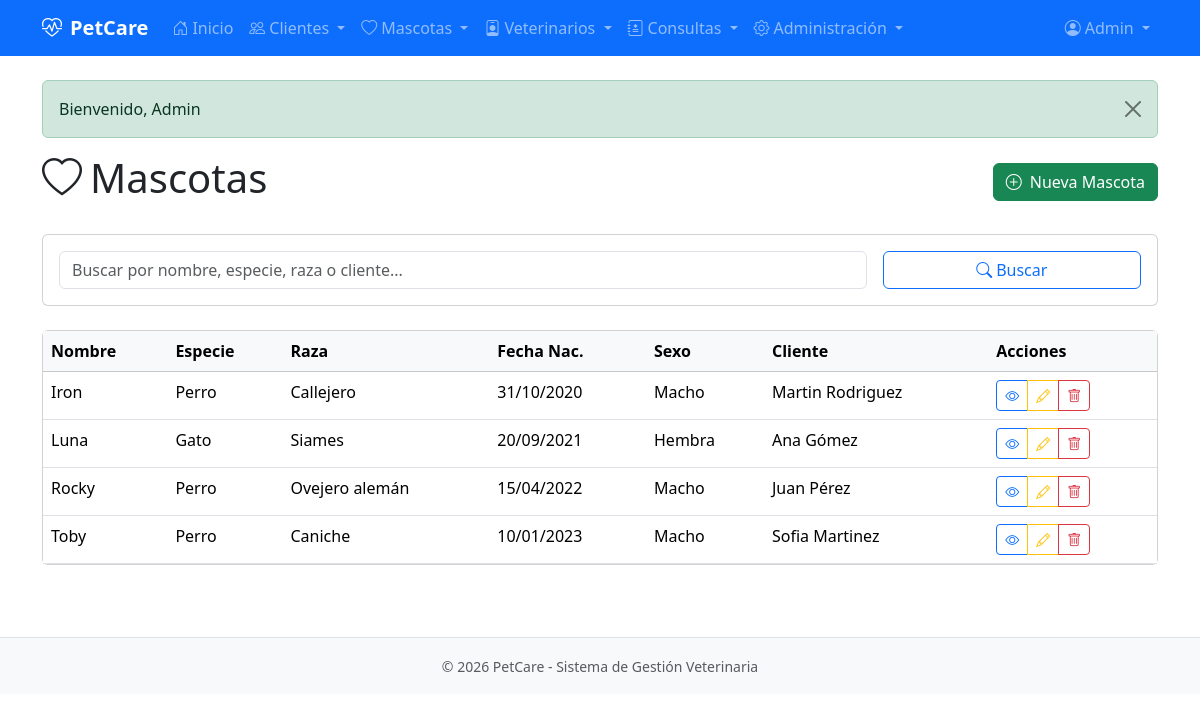
The app's page /pages/mascota/listar.php (signed in) with its own data.
### tables this page shows
CREATE TABLE usuarios (
    id_usuario INT AUTO_INCREMENT PRIMARY KEY,
    nombre VARCHAR(50) NOT NULL,
    apellido VARCHAR(50) NOT NULL,
    email VARCHAR(100) NOT NULL UNIQUE,
    password VARCHAR(255) NOT NULL,
    telefono VARCHAR(20),
    id_rol INT NOT NULL DEFAULT 3,
    activo TINYINT(1) NOT NULL DEFAULT 1,
    fecha_registro TIMESTAMP DEFAULT CURRENT_TIMESTAMP,
    CONSTRAINT fk_usuarios_roles FOREIGN KEY (id_rol) REFERENCES roles(id_rol)
);

CREATE TABLE mascotas (
    id_mascota INT AUTO_INCREMENT PRIMARY KEY,
    nombre VARCHAR(50) NOT NULL,
    especie VARCHAR(30) NOT NULL,
    raza VARCHAR(50),
    fecha_nacimiento DATE,
    sexo VARCHAR(10),
    id_cliente INT NOT NULL,
    CONSTRAINT fk_mascotas_clientes FOREIGN KEY (id_cliente) REFERENCES clientes(id_cliente) ON DELETE CASCADE
);

CREATE TABLE clientes (
    id_cliente INT AUTO_INCREMENT PRIMARY KEY,
    dni VARCHAR(15) NOT NULL UNIQUE,
    nombre VARCHAR(50) NOT NULL,
    apellido VARCHAR(50) NOT NULL,
    telefono VARCHAR(20)
);

### includes/auth.php (called while the page is built, shortened)
<?php
function isLoggedIn() {
    return isset($_SESSION['user_id']);
}
function getCurrentUser() {
    $db = getDB();
    $stmt = $db->prepare("SELECT u.*, r.nombre as rol_nombre FROM usuarios u LEFT JOIN roles r ON u.id_rol = r.id_rol WHERE u.id_usuario = ?");
    $stmt->execute([$_SESSION['user_id']]);
    return $stmt->fetch();
}

### includes/functions.php (called while the page is built, shortened)
<?php
function getAllMascotas($search = '') {
    $db = getDB();
    $sql = "SELECT m.*, c.nombre as cliente_nombre, c.apellido as cliente_apellido
            FROM mascotas m
            JOIN clientes c ON m.id_cliente = c.id_cliente
            WHERE 1=1";
    $params = [];
    $sql .= " ORDER BY m.nombre";
    $stmt = $db->prepare($sql);
    $stmt->execute($params);
    return $stmt->fetchAll();
}

### pages/mascota/listar.php (the view, shortened to what this page needs)
<?php
require_once dirname(__DIR__, 2) . '/includes/auth.php';
require_once dirname(__DIR__, 2) . '/includes/functions.php';
require_once dirname(__DIR__, 2) . '/includes/header.php';
$pageTitle = 'Mascotas';
$search = $_GET['search'] ?? '';
$mascotas = getAllMascotas($search);
?>
<div class="d-flex justify-content-between align-items-center mb-4">
    <h1><i class="bi bi-heart me-2"></i><?php echo $pageTitle; ?></h1>
    <a href="<?php echo APP_URL; ?>/pages/mascota/crear.php" class="btn btn-success">
        <i class="bi bi-plus-circle me-2"></i>Nueva Mascota
    </a>
</div>
<div class="card mb-4">
    <div class="card-body">
        <form method="GET" class="row g-3">
            <div class="col-md-9">
                <input type="text" class="form-control" name="search" placeholder="Buscar por nombre, especie, raza o cliente..." value="<?php echo htmlspecialchars($search); ?>">
            </div>
            <div class="col-md-3">
                <button type="submit" class="btn btn-outline-primary w-100"><i class="bi bi-search me-1"></i>Buscar</button>
            </div>
        </form>
    </div>
</div>
<div class="card">
    <div class="card-body p-0">
        <?php if (empty($mascotas)): ?>
            <div class="text-center py-5">
                <i class="bi bi-heart fs-1 text-muted"></i>
                <p class="text-muted mt-2">No hay mascotas registradas</p>
                <a href="<?php echo APP_URL; ?>/pages/mascota/crear.php" class="btn btn-success">Crear primera mascota</a>
            </div>
        <?php else: ?>
            <div class="table-responsive">
                <table class="table table-hover mb-0">
                    <thead class="table-light">
                        <tr>
                            <th>Nombre</th>
                            <th>Especie</th>
                            <th>Raza</th>
                            <th>Fecha Nac.</th>
                            <th>Sexo</th>
                            <th>Cliente</th>
                            <th>Acciones</th>
                        </tr>
                    </thead>
                    <tbody>
                        <?php foreach ($mascotas as $mascota): ?>
                            <tr>
                                <td><?php echo htmlspecialchars($mascota['nombre']); ?></td>
                                <td><?php echo htmlspecialchars($mascota['especie']); ?></td>
                                <td><?php echo htmlspecialchars($mascota['raza'] ?? '-'); ?></td>
                                <td><?php echo $mascota['fecha_nacimiento'] ? date('d/m/Y', strtotime($mascota['fecha_nacimiento'])) : '-'; ?></td>
                                <td><?php echo htmlspecialchars($mascota['sexo'] ?? '-'); ?></td>
                                <td><?php echo htmlspecialchars($mascota['cliente_nombre'] . ' ' . $mascota['cliente_apellido']); ?></td>
                                <td>
                                    <div class="btn-group btn-group-sm">
                                        <a href="<?php echo APP_URL; ?>/pages/mascota/ver.php?id=<?php echo $mascota['id_mascota']; ?>" class="btn btn-outline-primary" title="Ver">
                                            <i class="bi bi-eye"></i>
                                        </a>
                                        <a href="<?php echo APP_URL; ?>/pages/mascota/editar.php?id=<?php echo $mascota['id_mascota']; ?>" class="btn btn-outline-warning" title="Editar">
                                            <i class="bi bi-pencil"></i>
                                        </a>
                                        <a href="<?php echo APP_URL; ?>/pages/mascota/eliminar.php?id=<?php echo $mascota['id_mascota']; ?>" class="btn btn-outline-danger" title="Eliminar" onclick="return confirm('¿Estás seguro de eliminar esta mascota?')">
                                            <i class="bi bi-trash"></i>
                                        </a>
                                    </div>
                                </td>
                            </tr>
                        <?php endforeach; ?>
                    </tbody>
                </table>
            </div>
        <?php endif; ?>
    </div>
</div>
<?php require_once dirname(__DIR__, 2) . '/includes/footer.php'; ?>

### includes/header.php (shortened to what this page needs)
<?php
require_once __DIR__ . '/auth.php';
$user = getCurrentUser();
$currentPage = basename($_SERVER['PHP_SELF']);
?>
<!DOCTYPE html>
<html lang="es">
<head>
    <link href="https://cdn.jsdelivr.net/npm/bootstrap@5.3.2/dist/css/bootstrap.min.css" rel="stylesheet">
    <link href="https://cdn.jsdelivr.net/npm/bootstrap-icons@1.11.1/font/bootstrap-icons.css" rel="stylesheet">
    <link href="<?php echo APP_URL; ?>/assets/css/style.css" rel="stylesheet">
</head>
<body>
    <?php if (isLoggedIn()): ?>
    <nav class="navbar navbar-expand-lg navbar-dark bg-primary">
        <div class="container">
            <a class="navbar-brand fw-bold" href="<?php echo APP_URL; ?>/index.php">
                <i class="bi bi-heart-pulse me-2"></i><?php echo APP_NAME; ?>
            </a>
            <div class="collapse navbar-collapse" id="navbarNav">
                <ul class="navbar-nav me-auto">
                    <li class="nav-item">
                        <a class="nav-link <?php echo $currentPage === 'index.php' ? 'active' : ''; ?>" href="<?php echo APP_URL; ?>/index.php">
                            <i class="bi bi-house-door me-1"></i>Inicio
                        </a>
                    </li>
                    <?php if (in_array($user['rol_nombre'], ['Admin', 'Usuario común'])): ?>
                    <li class="nav-item dropdown">
                        <a class="nav-link dropdown-toggle <?php echo strpos($currentPage, 'cliente') !== false ? 'active' : ''; ?>" href="#" role="button" data-bs-toggle="dropdown">
                            <i class="bi bi-people me-1"></i>Clientes
                        </a>
                    </li>
                    <li class="nav-item dropdown">
                        <a class="nav-link dropdown-toggle <?php echo strpos($currentPage, 'mascota') !== false ? 'active' : ''; ?>" href="#" role="button" data-bs-toggle="dropdown">
                            <i class="bi bi-heart me-1"></i>Mascotas
                        </a>
                    </li>
                    <?php endif; ?>
                    <?php if (in_array($user['rol_nombre'], ['Admin', 'Veterinario'])): ?>
                    <li class="nav-item dropdown">
                        <a class="nav-link dropdown-toggle <?php echo strpos($currentPage, 'veterinario') !== false ? 'active' : ''; ?>" href="#" role="button" data-bs-toggle="dropdown">
                            <i class="bi bi-person-badge me-1"></i>Veterinarios
                        </a>
                    </li>
                    <?php endif; ?>
                    <?php if (in_array($user['rol_nombre'], ['Admin', 'Veterinario', 'Usuario común'])): ?>
                    <li class="nav-item dropdown">
                        <a class="nav-link dropdown-toggle <?php echo strpos($currentPage, 'consulta') !== false ? 'active' : ''; ?>" href="#" role="button" data-bs-toggle="dropdown">
                            <i class="bi bi-journal-medical me-1"></i>Consultas
                        </a>
                    </li>
                    <?php endif; ?>
                    <?php if ($user['rol_nombre'] === 'Admin'): ?>
                    <li class="nav-item dropdown">
                        <a class="nav-link dropdown-toggle <?php echo strpos($currentPage, 'usuario') !== false ? 'active' : ''; ?>" href="#" role="button" data-bs-toggle="dropdown">
                            <i class="bi bi-gear me-1"></i>Administración
                        </a>
                    </li>
                    <?php endif; ?>
                </ul>
                <ul class="navbar-nav ms-auto">
                    <li class="nav-item dropdown">
                        <a class="nav-link dropdown-toggle" href="#" role="button" data-bs-toggle="dropdown">
                            <i class="bi bi-person-circle me-1"></i><?php echo htmlspecialchars($user['nombre']); ?>
                        </a>
                    </li>
                </ul>
            </div>
        </div>
    </nav>
    <?php endif; ?>
    <main class="container py-4">
        <?php if (isset($_SESSION['flash_message'])): ?>
            <div class="alert alert-<?php echo $_SESSION['flash_type'] ?? 'info'; ?> alert-dismissible fade show" role="alert">
                <?php
                    echo $_SESSION['flash_message'];
                ?>
                <button type="button" class="btn-close" data-bs-dismiss="alert"></button>
            </div>
        <?php endif; ?>

### records on screen
usuarios: nombre "Admin"
mascotas: nombre "Iron", especie "Perro", raza "Callejero", fecha_nacimiento "31/10/2020", sexo "Macho", id_cliente.apellido "Martin Rodriguez"
mascotas: nombre "Luna", especie "Gato", raza "Siames", fecha_nacimiento "20/09/2021", sexo "Hembra", id_cliente.apellido "Ana Gómez"
mascotas: nombre "Rocky", especie "Perro", raza "Ovejero alemán", fecha_nacimiento "15/04/2022", sexo "Macho", id_cliente.apellido "Juan Pérez"
mascotas: nombre "Toby", especie "Perro", raza "Caniche", fecha_nacimiento "10/01/2023", sexo "Macho", id_cliente.apellido "Sofia Martinez"

### other values on screen
APP_NAME "PetCare"
$_SESSION['flash_message'] "Bienvenido, Admin"
$pageTitle "Mascotas"
